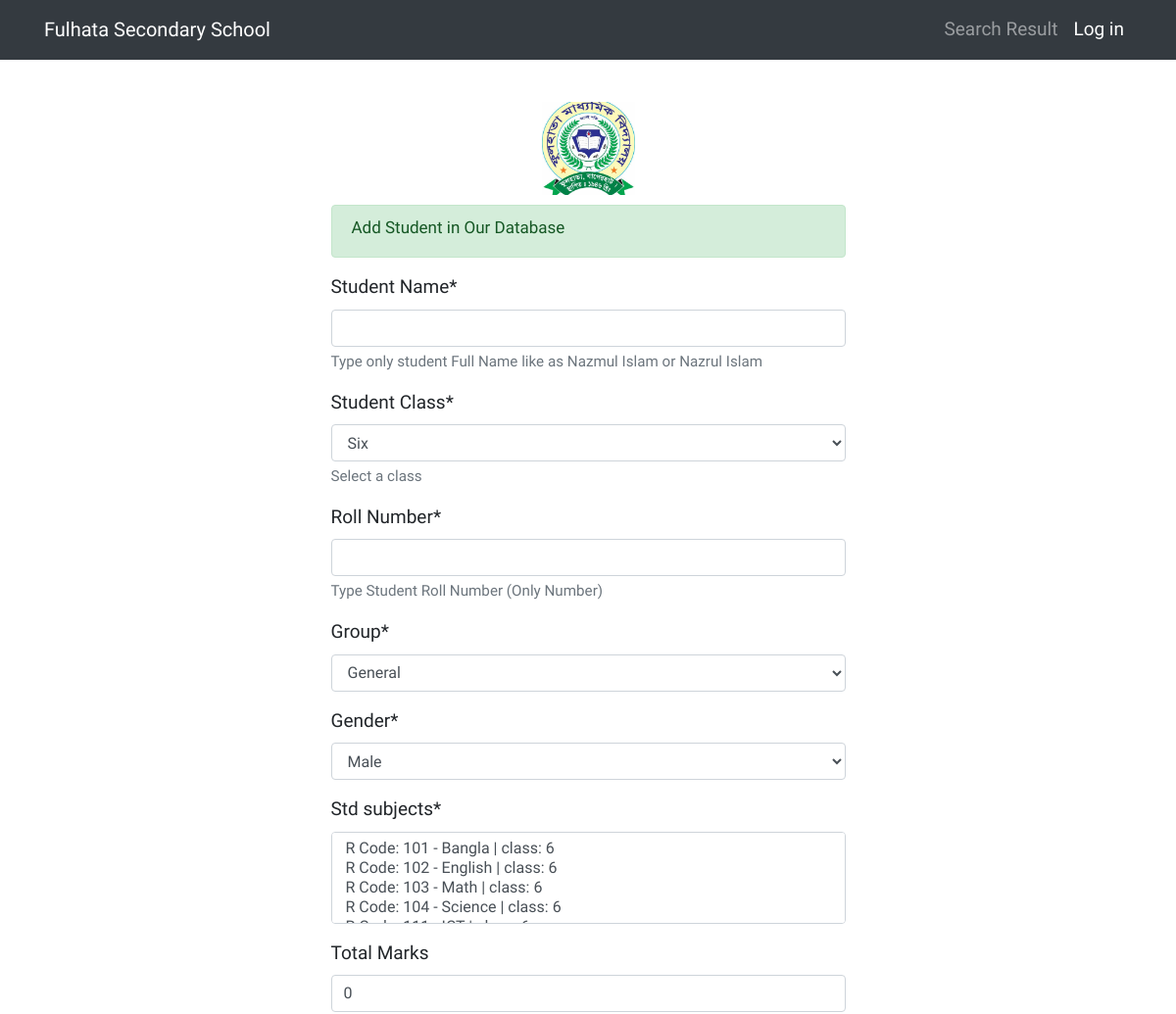
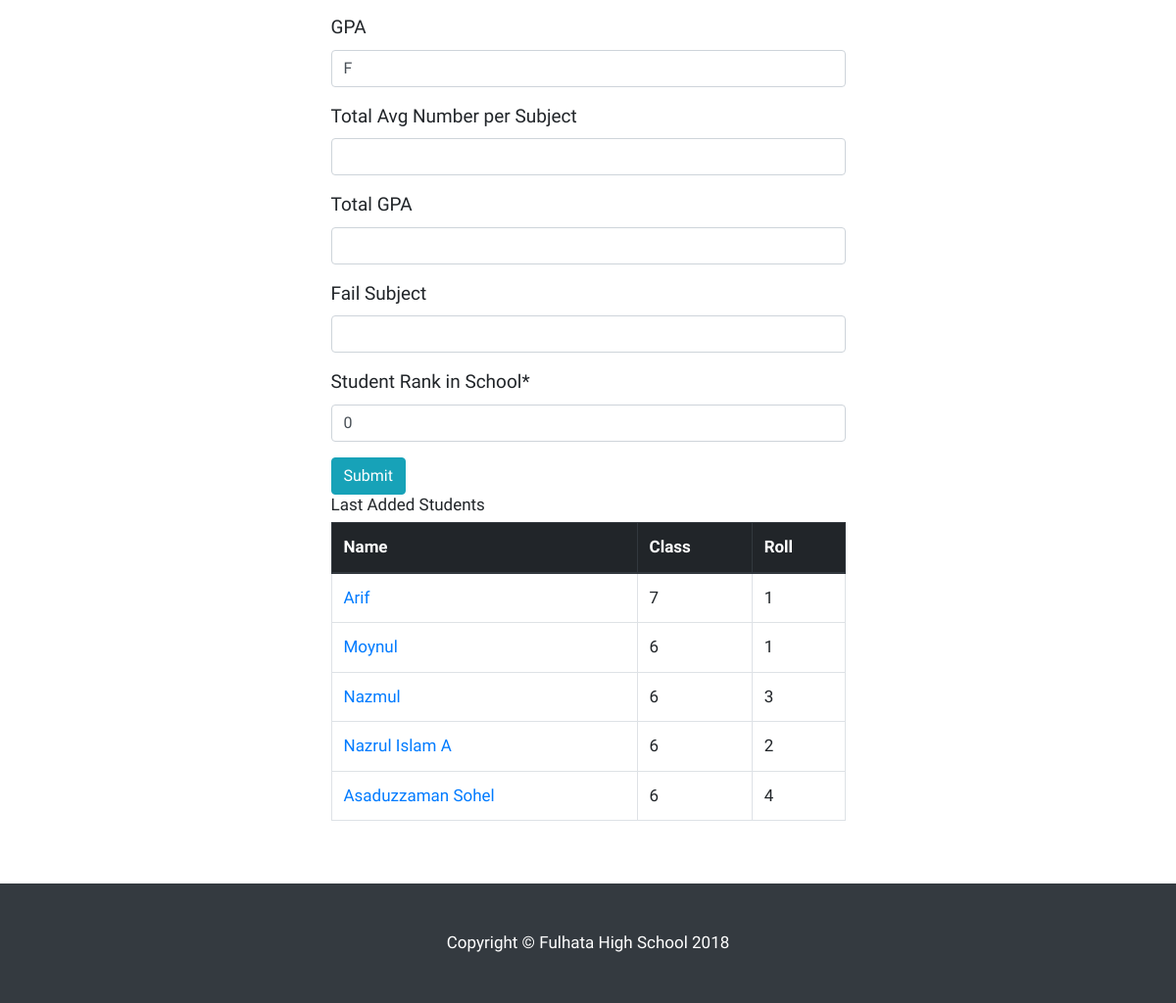
The page /results/student_add/ (signed in) on the database its author committed (2 pictures, top to bottom).
### results/models.py (models this page shows, shortened)
class StdCommon(models.Model):
    pub_date = models.DateTimeField(auto_now_add=True)
    update_date = models.DateTimeField(auto_now=True)

class StudentInfo(StdCommon):
    std_name = models.CharField('Student Name',max_length=100, help_text='Type only student Full Name like as Nazmul Islam or Nazrul Islam')
    std_class = models.CharField('Student Class',max_length=2, choices=STD_CLASS, default=6, help_text='Select a class')
    std_roll = models.IntegerField('Roll Number',help_text='Type Student Roll Number (Only Number)')
    std_group=models.CharField('Group', choices=STD_GROUP, max_length=1, default='G')
    std_gender=models.CharField('Gender', max_length=10, choices=STD_GENDER, default='MALE')
    std_subjects = models.ManyToManyField(StdSubject)
    std_total_marks = models.FloatField('Total Marks', default=0, blank=True, null=True)
    std_gpa = models.CharField('GPA', max_length=50,default='F', blank=True, null=True)
    std_grade_point_total_sum=models.FloatField('Total Avg Number per Subject', blank=True, null=True) # toal grade point sum
    std_grade_point_total_subject_avg = models.FloatField(
        'Total GPA', blank=True, null=True) #avg gradepoint
    std_fail_subject=models.IntegerField('Fail Subject', blank=True, null=True)
    rank=models.IntegerField('Student Rank in School',default=0)
    class Meta:
            verbose_name = ("Student Detail")
            verbose_name_plural = ("Student Detail's")
            ordering = ['std_roll']

### results/views.py (the view)
# urls.py: path('student_add/', StudentAdd.as_view(), name='std_add'),
class StudentAdd(LoginRequiredMixin, CreateView):
    form_class = AddStudentInfo
    template_name='results/std_add.html'
    success_url = reverse_lazy('std_add')
    login_url = 'login'
    def get_context_data(self, **kwargs):
        context = super(StudentAdd, self).get_context_data(**kwargs)
        context['std_all']=StudentInfo.objects.all().order_by('-pub_date')
        return context

### results/forms.py
class AddStudentInfo(forms.ModelForm):
    class Meta:
        model=StudentInfo
        fields=("__all__")

### results/models.py (called while the page is built)
    def __str__(self):
        return self.subject_type+' Code: '+self.subject_code+' - '+self.subject_name+' | class: '+self.subjet_class

### results/templates/results/std_add.html (shortened to what this page needs)
{% extends "results/base.html" %}
{% load crispy_forms_tags %}
{% block main_content %}
<div class="col-md-6 offset-md-3  centered">
    <div class="alert alert-success">
        <h3>Add Student in Our Database</h3>
    </div>
</div>
<div class="col-md-6 offset-md-3  centered">
    <form action="" method="POST">
        {{form|crispy}}
<input type="submit" value="Submit" class="btn btn-info">
    </form>
</div>
<div class="col-md-5 offset-md-3  centered">
    <h1>Last Added Students</h1>
</div>
<div class="col-md-6 offset-md-3  centered">
    <div>
<table class="table table-bordered">
            <thead class="thead-dark">
                <tr>
                    <th>Name</th>
                    <th>Class</th>
                    <th>Roll</th>
                </tr>
            </thead>
            <tbody>
            {% for std in std_all %}
                <tr>
                    <td>
                        <a href="{% url 'std_details' std.id %}">{{std.std_name}}</a>
                    </td>
                    <td>{{std.std_class}}</td>
                    <td>{{std.std_roll}}</td>
                </tr>
            {% endfor %}
            </tbody>
        </table>
    </div>
</div>
{% endblock %}

### results/static/results/css/full-width-pics.css (style rules this page uses)
body { padding-top: 54px; }
@media (min-width: 992px) { body { padding-top: 56px; } }

### results/templates/results/base.html (style rules this page uses)
body { font-family: 'Actor';font-size: 19px; }
p,td,tr,button,h1,h2,h3,h4,h5 { font-family: 'Amiko';font-size: 17px; }

### rows shown on the page
StudentInfo: std_name "Arif", std_class "7", std_roll "1"
StudentInfo: std_name "Moynul", std_class "6", std_roll "1"
StudentInfo: std_name "Nazmul", std_class "6", std_roll "3"
StudentInfo: std_name "Nazrul Islam A", std_class "6", std_roll "2"
StudentInfo: std_name "Asaduzzaman Sohel", std_class "6", std_roll "4"
